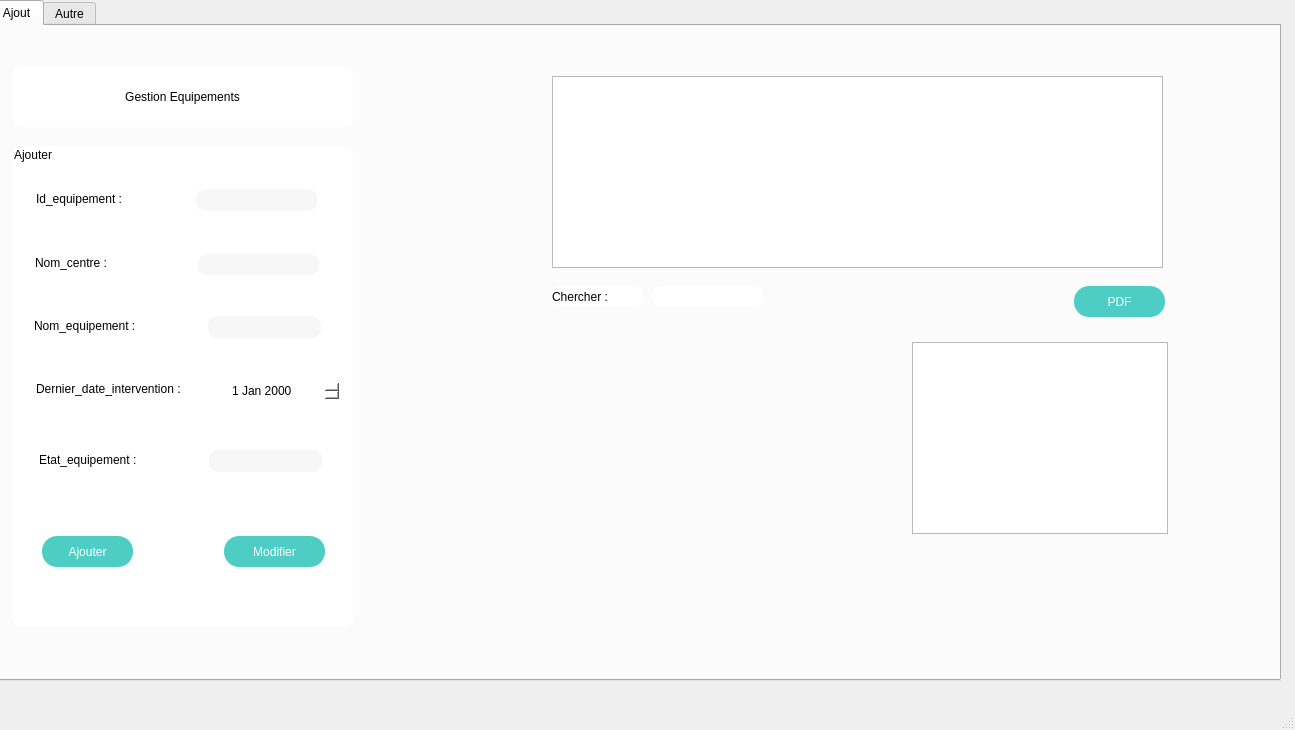
<?xml version="1.0" encoding="UTF-8"?>
<ui version="4.0">
 <class>interface_equipement</class>
 <widget class="QMainWindow" name="interface_equipement">
  <property name="geometry">
   <rect>
    <x>0</x>
    <y>0</y>
    <width>1295</width>
    <height>730</height>
   </rect>
  </property>
  <property name="windowTitle">
   <string>MainWindow</string>
  </property>
  <widget class="QWidget" name="centralwidget">
   <widget class="QTabWidget" name="Equipement">
    <property name="geometry">
     <rect>
      <x>-10</x>
      <y>0</y>
      <width>1291</width>
      <height>681</height>
     </rect>
    </property>
    <property name="currentIndex">
     <number>0</number>
    </property>
    <widget class="QWidget" name="Ajout">
     <attribute name="title">
      <string>Ajout</string>
     </attribute>
     <widget class="QGroupBox" name="groupBox">
      <property name="geometry">
       <rect>
        <x>20</x>
        <y>120</y>
        <width>341</width>
        <height>481</height>
       </rect>
      </property>
      <property name="styleSheet">
       <string notr="true">background-color: rgb(255, 255, 255);
border-radius:9px;</string>
      </property>
      <property name="title">
       <string>Ajouter</string>
      </property>
      <widget class="QLabel" name="label">
       <property name="geometry">
        <rect>
         <x>24</x>
         <y>43</y>
         <width>131</width>
         <height>20</height>
        </rect>
       </property>
       <property name="styleSheet">
        <string notr="true">/*font: 8pt &quot;MS Shell Dlg 2&quot;;*/
font: 10pt &quot;MS Shell Dlg 2&quot;;</string>
       </property>
       <property name="text">
        <string>Id_equipement :</string>
       </property>
      </widget>
      <widget class="QLineEdit" name="idaj">
       <property name="geometry">
        <rect>
         <x>184</x>
         <y>43</y>
         <width>121</width>
         <height>22</height>
        </rect>
       </property>
       <property name="styleSheet">
        <string notr="true">
background-color: rgb(247, 247, 247);
/*color: rgb(248, 248, 248);*/
font: 75 14pt &quot;Source Code Pro&quot;;
border-radius:9px;
text-align: center;</string>
       </property>
      </widget>
      <widget class="QLabel" name="label_2">
       <property name="geometry">
        <rect>
         <x>23</x>
         <y>107</y>
         <width>110</width>
         <height>20</height>
        </rect>
       </property>
       <property name="styleSheet">
        <string notr="true">font: 10pt &quot;MS Shell Dlg 2&quot;;</string>
       </property>
       <property name="text">
        <string>Nom_centre :</string>
       </property>
      </widget>
      <widget class="QLabel" name="label_3">
       <property name="geometry">
        <rect>
         <x>22</x>
         <y>169</y>
         <width>151</width>
         <height>21</height>
        </rect>
       </property>
       <property name="styleSheet">
        <string notr="true">font: 10pt &quot;MS Shell Dlg 2&quot;;</string>
       </property>
       <property name="text">
        <string>Nom_equipement :</string>
       </property>
      </widget>
      <widget class="QLabel" name="label_4">
       <property name="geometry">
        <rect>
         <x>24</x>
         <y>235</y>
         <width>191</width>
         <height>16</height>
        </rect>
       </property>
       <property name="styleSheet">
        <string notr="true">font: 9pt &quot;MS Shell Dlg 2&quot;;</string>
       </property>
       <property name="text">
        <string>Dernier_date_intervention :</string>
       </property>
      </widget>
      <widget class="QLabel" name="label_5">
       <property name="geometry">
        <rect>
         <x>27</x>
         <y>303</y>
         <width>141</width>
         <height>21</height>
        </rect>
       </property>
       <property name="styleSheet">
        <string notr="true">font: 10pt &quot;MS Shell Dlg 2&quot;;</string>
       </property>
       <property name="text">
        <string>Etat_equipement :</string>
       </property>
      </widget>
      <widget class="QLineEdit" name="nomcaj">
       <property name="geometry">
        <rect>
         <x>186</x>
         <y>108</y>
         <width>121</width>
         <height>21</height>
        </rect>
       </property>
       <property name="styleSheet">
        <string notr="true">background-color: rgb(247, 247, 247);
font: 75 14pt &quot;Source Code Pro&quot;;
border-radius:9px;
text-align: center;</string>
       </property>
      </widget>
      <widget class="QLineEdit" name="nomeaj">
       <property name="geometry">
        <rect>
         <x>196</x>
         <y>170</y>
         <width>113</width>
         <height>22</height>
        </rect>
       </property>
       <property name="styleSheet">
        <string notr="true">background-color: rgb(247, 247, 247);
font: 75 14pt &quot;Source Code Pro&quot;;
border-radius:9px;
text-align: center;</string>
       </property>
      </widget>
      <widget class="QDateEdit" name="date">
       <property name="geometry">
        <rect>
         <x>218</x>
         <y>234</y>
         <width>110</width>
         <height>22</height>
        </rect>
       </property>
      </widget>
      <widget class="QLineEdit" name="etataj">
       <property name="geometry">
        <rect>
         <x>197</x>
         <y>304</y>
         <width>113</width>
         <height>22</height>
        </rect>
       </property>
       <property name="styleSheet">
        <string notr="true">background-color: rgb(247, 247, 247);
font: 75 14pt &quot;Source Code Pro&quot;;
border-radius:9px;
text-align: center;</string>
       </property>
      </widget>
      <widget class="QPushButton" name="ajouter">
       <property name="geometry">
        <rect>
         <x>30</x>
         <y>390</y>
         <width>91</width>
         <height>31</height>
        </rect>
       </property>
       <property name="styleSheet">
        <string notr="true">QPushButton

{
	font: 10pt &quot;MS Shell Dlg 2&quot;;
	background-color: rgb(78, 205, 196);
	color: #fff;
	border-top-right-radius: 15px;
	border-top-left-radius: 15px;
	border-bottom-right-radius: 15px;
	border-bottom-left-radius: 15px;
	padding: 5px;
}



QPushButton::disabled
{
	
background-color: rgb(9, 55, 76);

}


QPushButton::hover
{
background-color: rgb(9, 55, 76);


}


QPushButton::pressed
{
background-color: rgb(9, 55, 76);


}</string>
       </property>
       <property name="text">
        <string>Ajouter</string>
       </property>
      </widget>
      <widget class="QPushButton" name="modifier">
       <property name="geometry">
        <rect>
         <x>212</x>
         <y>390</y>
         <width>101</width>
         <height>31</height>
        </rect>
       </property>
       <property name="styleSheet">
        <string notr="true">QPushButton

{
	font: 10pt &quot;MS Shell Dlg 2&quot;;
	background-color: rgb(78, 205, 196);
	color: #fff;
	border-top-right-radius: 15px;
	border-top-left-radius: 15px;
	border-bottom-right-radius: 15px;
	border-bottom-left-radius: 15px;
	padding: 5px;
}



QPushButton::disabled
{
	
background-color: rgb(9, 55, 76);

}


QPushButton::hover
{
background-color: rgb(9, 55, 76);


}


QPushButton::pressed
{
background-color: rgb(9, 55, 76);


}</string>
       </property>
       <property name="text">
        <string>Modifier</string>
       </property>
      </widget>
     </widget>
     <widget class="QLabel" name="label_8">
      <property name="geometry">
       <rect>
        <x>560</x>
        <y>260</y>
        <width>91</width>
        <height>21</height>
       </rect>
      </property>
      <property name="styleSheet">
       <string notr="true">background-color: rgb(255, 255, 255);
border-radius:9px;
font: 10pt &quot;MS Shell Dlg 2&quot;;</string>
      </property>
      <property name="text">
       <string>Chercher :</string>
      </property>
     </widget>
     <widget class="QLineEdit" name="lineEditchercher">
      <property name="geometry">
       <rect>
        <x>660</x>
        <y>260</y>
        <width>111</width>
        <height>21</height>
       </rect>
      </property>
      <property name="styleSheet">
       <string notr="true">background-color: rgb(255, 255, 255);
border-radius:9px;</string>
      </property>
     </widget>
     <widget class="QPushButton" name="pushButton_4">
      <property name="geometry">
       <rect>
        <x>1082</x>
        <y>260</y>
        <width>91</width>
        <height>31</height>
       </rect>
      </property>
      <property name="styleSheet">
       <string notr="true">QPushButton

{
	font: 10pt &quot;MS Shell Dlg 2&quot;;
	background-color: rgb(78, 205, 196);
	color: #fff;
	border-top-right-radius: 15px;
	border-top-left-radius: 15px;
	border-bottom-right-radius: 15px;
	border-bottom-left-radius: 15px;
	padding: 5px;
}



QPushButton::disabled
{
	
background-color: rgb(9, 55, 76);

}


QPushButton::hover
{
background-color: rgb(9, 55, 76);


}


QPushButton::pressed
{
background-color: rgb(9, 55, 76);


}</string>
      </property>
      <property name="text">
       <string>PDF</string>
      </property>
     </widget>
     <widget class="QLabel" name="label_10">
      <property name="geometry">
       <rect>
        <x>-230</x>
        <y>-120</y>
        <width>1541</width>
        <height>781</height>
       </rect>
      </property>
      <property name="styleSheet">
       <string notr="true">background-image: url(:/res/bg_equipement.jpg);</string>
      </property>
      <property name="text">
       <string>TextLabel</string>
      </property>
     </widget>
     <widget class="QLabel" name="label_11">
      <property name="geometry">
       <rect>
        <x>20</x>
        <y>40</y>
        <width>341</width>
        <height>61</height>
       </rect>
      </property>
      <property name="styleSheet">
       <string notr="true">background-color: rgb(255, 255, 255);
border-radius:9px;
font: 15pt &quot;MS Shell Dlg 2&quot;;</string>
      </property>
      <property name="text">
       <string>Gestion Equipements</string>
      </property>
      <property name="alignment">
       <set>Qt::AlignCenter</set>
      </property>
     </widget>
     <widget class="QTableView" name="tableViewe">
      <property name="geometry">
       <rect>
        <x>560</x>
        <y>50</y>
        <width>611</width>
        <height>192</height>
       </rect>
      </property>
     </widget>
     <widget class="QTextBrowser" name="stat4">
      <property name="geometry">
       <rect>
        <x>920</x>
        <y>316</y>
        <width>256</width>
        <height>192</height>
       </rect>
      </property>
     </widget>
     <zorder>label_10</zorder>
     <zorder>groupBox</zorder>
     <zorder>label_8</zorder>
     <zorder>lineEditchercher</zorder>
     <zorder>pushButton_4</zorder>
     <zorder>label_11</zorder>
     <zorder>tableViewe</zorder>
     <zorder>stat4</zorder>
    </widget>
    <widget class="QWidget" name="Metier">
     <attribute name="title">
      <string>Autre</string>
     </attribute>
     <widget class="QLabel" name="label_9">
      <property name="geometry">
       <rect>
        <x>520</x>
        <y>60</y>
        <width>71</width>
        <height>31</height>
       </rect>
      </property>
      <property name="styleSheet">
       <string notr="true">background-color: rgb(255, 255, 255);
border-radius:9px;
font: 10pt &quot;MS Shell Dlg 2&quot;;</string>
      </property>
      <property name="text">
       <string>E-mail :</string>
      </property>
      <property name="alignment">
       <set>Qt::AlignCenter</set>
      </property>
     </widget>
     <widget class="QTextBrowser" name="textBrowser_2">
      <property name="geometry">
       <rect>
        <x>30</x>
        <y>60</y>
        <width>481</width>
        <height>181</height>
       </rect>
      </property>
     </widget>
     <widget class="QPushButton" name="pushButton_5">
      <property name="geometry">
       <rect>
        <x>520</x>
        <y>100</y>
        <width>101</width>
        <height>31</height>
       </rect>
      </property>
      <property name="styleSheet">
       <string notr="true">QPushButton

{
	font: 10pt &quot;MS Shell Dlg 2&quot;;
	background-color: rgb(78, 205, 196);
	color: #fff;
	border-top-right-radius: 15px;
	border-top-left-radius: 15px;
	border-bottom-right-radius: 15px;
	border-bottom-left-radius: 15px;
	padding: 5px;
}



QPushButton::disabled
{
	
background-color: rgb(9, 55, 76);

}


QPushButton::hover
{
background-color: rgb(9, 55, 76);


}


QPushButton::pressed
{
background-color: rgb(9, 55, 76);


}</string>
      </property>
      <property name="text">
       <string>Envoyer</string>
      </property>
     </widget>
     <widget class="QLabel" name="label_12">
      <property name="geometry">
       <rect>
        <x>-170</x>
        <y>-120</y>
        <width>1461</width>
        <height>771</height>
       </rect>
      </property>
      <property name="styleSheet">
       <string notr="true">background-image: url(:/res/bg_equipement.jpg);</string>
      </property>
      <property name="text">
       <string>TextLabel</string>
      </property>
     </widget>
     <widget class="QLabel" name="label_6">
      <property name="geometry">
       <rect>
        <x>30</x>
        <y>360</y>
        <width>261</width>
        <height>41</height>
       </rect>
      </property>
      <property name="styleSheet">
       <string notr="true">background-color: rgb(255, 255, 255);
border-radius:9px;
font: 10pt &quot;MS Shell Dlg 2&quot;;</string>
      </property>
      <property name="text">
       <string>Trier selon :</string>
      </property>
      <property name="alignment">
       <set>Qt::AlignLeading|Qt::AlignLeft|Qt::AlignVCenter</set>
      </property>
     </widget>
     <widget class="QGroupBox" name="groupBox_2">
      <property name="geometry">
       <rect>
        <x>870</x>
        <y>60</y>
        <width>291</width>
        <height>181</height>
       </rect>
      </property>
      <property name="styleSheet">
       <string notr="true">background-color: rgb(255, 255, 255);
border-radius:9px;
</string>
      </property>
      <property name="title">
       <string>Supprimer</string>
      </property>
      <widget class="QPushButton" name="supprimer">
       <property name="geometry">
        <rect>
         <x>130</x>
         <y>110</y>
         <width>101</width>
         <height>31</height>
        </rect>
       </property>
       <property name="styleSheet">
        <string notr="true">QPushButton

{
	font: 10pt &quot;MS Shell Dlg 2&quot;;
	background-color: rgb(78, 205, 196);
	color: #fff;
	border-top-right-radius: 15px;
	border-top-left-radius: 15px;
	border-bottom-right-radius: 15px;
	border-bottom-left-radius: 15px;
	padding: 5px;
}



QPushButton::disabled
{
	
background-color: rgb(9, 55, 76);

}


QPushButton::hover
{
background-color: rgb(9, 55, 76);


}


QPushButton::pressed
{
background-color: rgb(9, 55, 76);


}</string>
       </property>
       <property name="text">
        <string>Supprimer</string>
       </property>
      </widget>
      <widget class="QComboBox" name="comboBoxox">
       <property name="geometry">
        <rect>
         <x>67</x>
         <y>60</y>
         <width>161</width>
         <height>21</height>
        </rect>
       </property>
      </widget>
     </widget>
     <widget class="QComboBox" name="comboBox_2">
      <property name="geometry">
       <rect>
        <x>140</x>
        <y>365</y>
        <width>141</width>
        <height>31</height>
       </rect>
      </property>
      <item>
       <property name="text">
        <string>ID</string>
       </property>
      </item>
      <item>
       <property name="text">
        <string>Nom_equipement</string>
       </property>
      </item>
      <item>
       <property name="text">
        <string>Nom_centre</string>
       </property>
      </item>
     </widget>
     <widget class="QTableView" name="tableView">
      <property name="geometry">
       <rect>
        <x>30</x>
        <y>410</y>
        <width>361</width>
        <height>211</height>
       </rect>
      </property>
      <property name="styleSheet">
       <string notr="true"/>
      </property>
     </widget>
     <widget class="QLabel" name="label_7">
      <property name="geometry">
       <rect>
        <x>180</x>
        <y>110</y>
        <width>56</width>
        <height>16</height>
       </rect>
      </property>
      <property name="text">
       <string/>
      </property>
     </widget>
     <zorder>label_12</zorder>
     <zorder>label_9</zorder>
     <zorder>textBrowser_2</zorder>
     <zorder>pushButton_5</zorder>
     <zorder>label_6</zorder>
     <zorder>groupBox_2</zorder>
     <zorder>comboBox_2</zorder>
     <zorder>tableView</zorder>
     <zorder>label_7</zorder>
    </widget>
   </widget>
  </widget>
  <widget class="QMenuBar" name="menubar">
   <property name="geometry">
    <rect>
     <x>0</x>
     <y>0</y>
     <width>1295</width>
     <height>26</height>
    </rect>
   </property>
  </widget>
  <widget class="QStatusBar" name="statusbar"/>
 </widget>
 <resources/>
 <connections/>
</ui>
